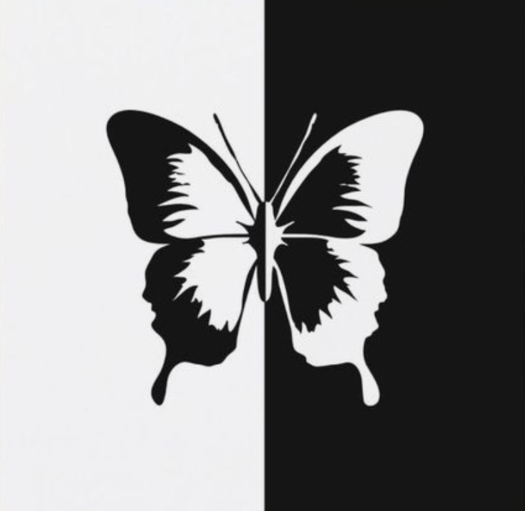
#> input picture images/b&w.png, 1050 x 1022 px (shown at 1/2 size)
$ python hist.py
#> lines starting #> are read from the running program, lines starting #| are printed output that depends on the picture
import cv2
import matplotlib.pyplot as plt

img=cv2.imread('images/b&w.png')
#> img is the input picture: shape (1022, 1050, 3); mean B, G, R 131.6, 131, 131
img = cv2.resize(img, (200, 200))
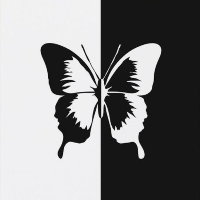
#> img: shape (200, 200, 3); mean B, G, R 131.6, 130.9, 131
cv2.imshow("histogram",img)

#find frequency of pixels in range 0-255
#syntax: cv2.calcHist(images, channels, mask, histsize, ranges)
hist = cv2.calcHist([img],[1],None,[250],[0,250])
#> hist = 250 values, max 16383 at index 21, min 0 at index 0, mean 160

#plotting graph
plt.plot(hist)
plt.show()
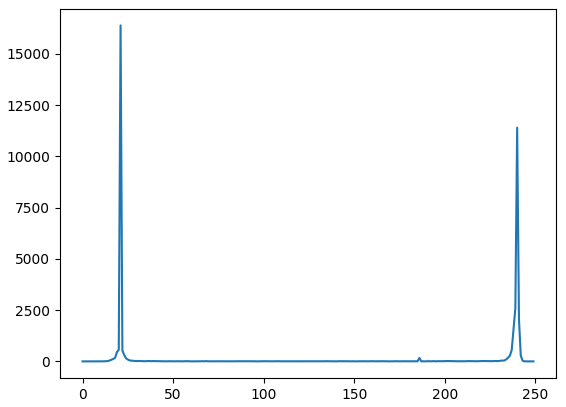
#> figure drawn by matplotlib, 1 panel; curve peaks at x = 21, y = 16383
